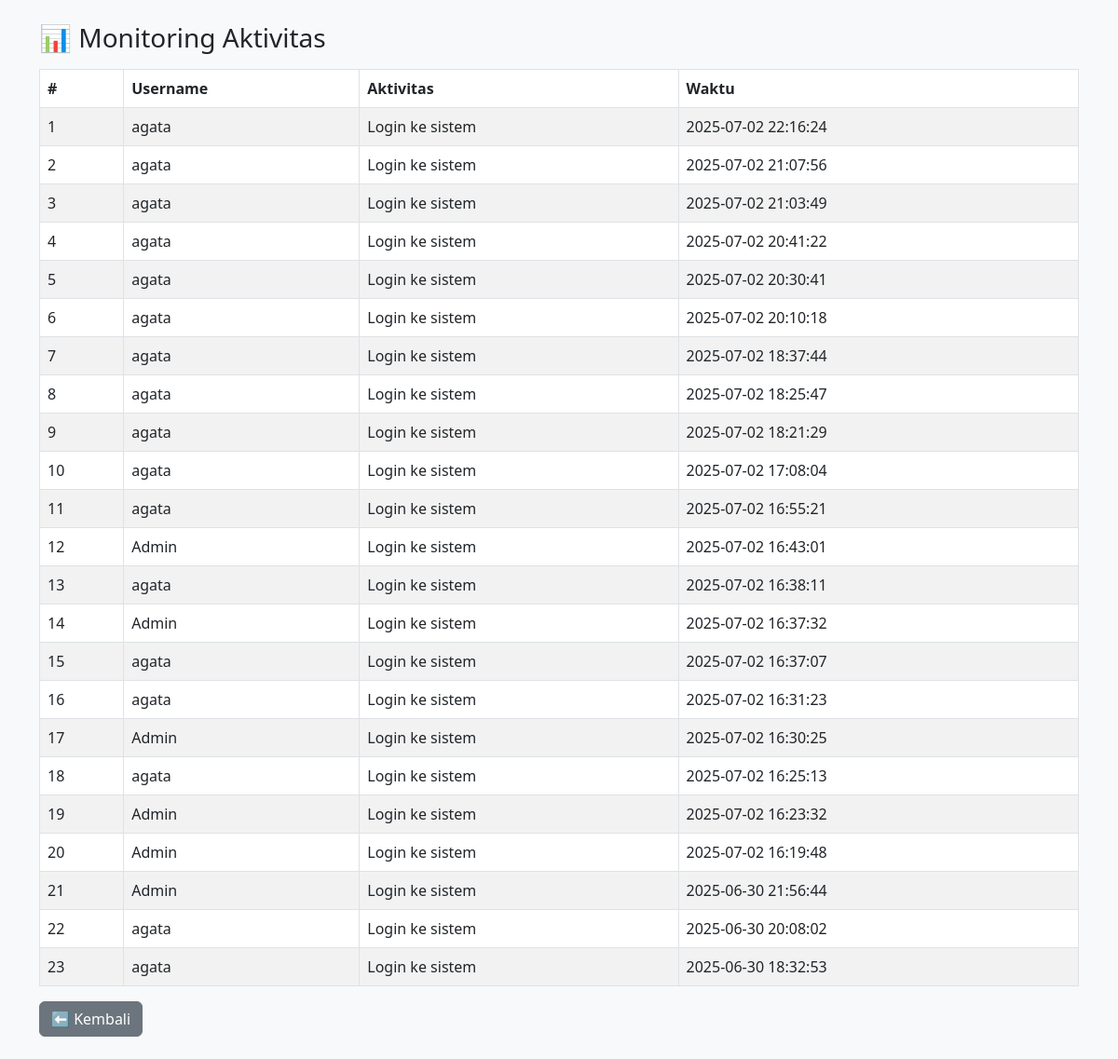
Screenshot of /monitoring.php (signed in) with the database file from the repository.
### tables this page shows
CREATE TABLE `aktivitas` (
  `id` int(11) NOT NULL,
  `user_id` int(11) DEFAULT NULL,
  `aktivitas` text DEFAULT NULL,
  `waktu` datetime DEFAULT current_timestamp()
);

CREATE TABLE `users` (
  `id` int(11) NOT NULL,
  `name` varchar(100) NOT NULL,
  `email` varchar(100) NOT NULL,
  `username` varchar(50) NOT NULL,
  `password` varchar(255) NOT NULL,
  `role_id` int(11) DEFAULT NULL,
  `created_at` timestamp NOT NULL DEFAULT current_timestamp()
);

### monitoring.php (the view, shortened to what this page needs)
<?php
$query = "
    SELECT a.id, u.username, a.aktivitas, a.waktu
    FROM aktivitas a
    JOIN users u ON a.user_id = u.id
    ORDER BY a.waktu DESC
";
$result = mysqli_query($conn, $query);
?>
<!DOCTYPE html>
<html>
<head>
    <link href="https://cdn.jsdelivr.net/npm/bootstrap@5.3.0/dist/css/bootstrap.min.css" rel="stylesheet">
</head>
<body class="p-4 bg-light">
    <div class="container">
        <h3>📊 Monitoring Aktivitas</h3>
        <table class="table table-bordered table-striped mt-3">
            <thead>
                <tr>
                    <th>#</th>
                    <th>Username</th>
                    <th>Aktivitas</th>
                    <th>Waktu</th>
                </tr>
            </thead>
            <tbody>
                <?php if (mysqli_num_rows($result) > 0): ?>
                    <?php $no = 1; while($row = mysqli_fetch_assoc($result)): ?>
                        <tr>
                            <td><?= $no++ ?></td>
                            <td><?= htmlspecialchars($row['username']) ?></td>
                            <td><?= htmlspecialchars($row['aktivitas']) ?></td>
                            <td><?= $row['waktu'] ?></td>
                        </tr>
                    <?php endwhile; ?>
                <?php else: ?>
                    <tr>
                        <td colspan="4" class="text-center">Belum ada aktivitas login</td>
                    </tr>
                <?php endif; ?>
            </tbody>
        </table>
        <a href="dashboard.php" class="btn btn-secondary">⬅️ Kembali</a>
    </div>
</body>
</html>

### rows the page displays
aktivitas: user.username "agata", aktivitas "Login ke sistem", waktu "2025-07-02 22:16:24"
aktivitas: user.username "agata", aktivitas "Login ke sistem", waktu "2025-07-02 21:07:56"
aktivitas: user.username "agata", aktivitas "Login ke sistem", waktu "2025-07-02 21:03:49"
aktivitas: user.username "agata", aktivitas "Login ke sistem", waktu "2025-07-02 20:41:22"
aktivitas: user.username "agata", aktivitas "Login ke sistem", waktu "2025-07-02 20:30:41"
aktivitas: user.username "agata", aktivitas "Login ke sistem", waktu "2025-07-02 20:10:18"
aktivitas: user.username "agata", aktivitas "Login ke sistem", waktu "2025-07-02 18:37:44"
aktivitas: user.username "agata", aktivitas "Login ke sistem", waktu "2025-07-02 18:25:47"
aktivitas: user.username "agata", aktivitas "Login ke sistem", waktu "2025-07-02 18:21:29"
aktivitas: user.username "agata", aktivitas "Login ke sistem", waktu "2025-07-02 17:08:04"
aktivitas: user.username "agata", aktivitas "Login ke sistem", waktu "2025-07-02 16:55:21"
aktivitas: user.username "Admin", aktivitas "Login ke sistem", waktu "2025-07-02 16:43:01"
aktivitas: user.username "agata", aktivitas "Login ke sistem", waktu "2025-07-02 16:38:11"
aktivitas: user.username "Admin", aktivitas "Login ke sistem", waktu "2025-07-02 16:37:32"
aktivitas: user.username "agata", aktivitas "Login ke sistem", waktu "2025-07-02 16:37:07"
aktivitas: user.username "agata", aktivitas "Login ke sistem", waktu "2025-07-02 16:31:23"
aktivitas: user.username "Admin", aktivitas "Login ke sistem", waktu "2025-07-02 16:30:25"
aktivitas: user.username "agata", aktivitas "Login ke sistem", waktu "2025-07-02 16:25:13"
aktivitas: user.username "Admin", aktivitas "Login ke sistem", waktu "2025-07-02 16:23:32"
aktivitas: user.username "Admin", aktivitas "Login ke sistem", waktu "2025-07-02 16:19:48"
aktivitas: user.username "Admin", aktivitas "Login ke sistem", waktu "2025-06-30 21:56:44"
aktivitas: user.username "agata", aktivitas "Login ke sistem", waktu "2025-06-30 20:08:02"
aktivitas: user.username "agata", aktivitas "Login ke sistem", waktu "2025-06-30 18:32:53"
